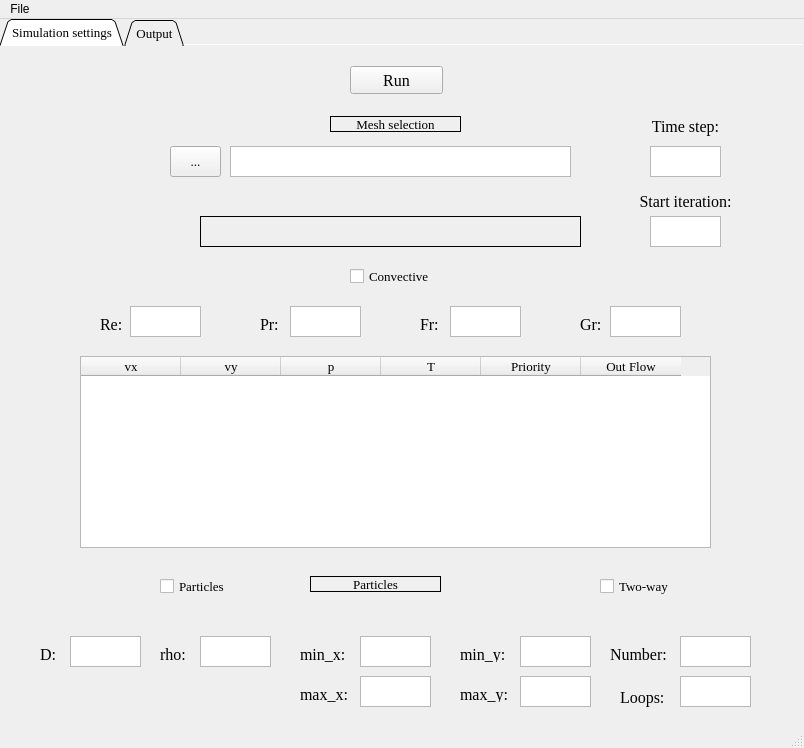
<?xml version="1.0" encoding="UTF-8"?>
<ui version="4.0">
 <class>MainWindow</class>
 <widget class="QMainWindow" name="MainWindow">
  <property name="enabled">
   <bool>true</bool>
  </property>
  <property name="geometry">
   <rect>
    <x>0</x>
    <y>0</y>
    <width>804</width>
    <height>748</height>
   </rect>
  </property>
  <property name="windowTitle">
   <string>JFlow</string>
  </property>
  <property name="toolButtonStyle">
   <enum>Qt::ToolButtonIconOnly</enum>
  </property>
  <property name="documentMode">
   <bool>true</bool>
  </property>
  <property name="tabShape">
   <enum>QTabWidget::Rounded</enum>
  </property>
  <property name="dockOptions">
   <set>QMainWindow::AllowTabbedDocks|QMainWindow::AnimatedDocks</set>
  </property>
  <widget class="QWidget" name="centralwidget">
   <widget class="QTabWidget" name="tabWidget">
    <property name="geometry">
     <rect>
      <x>0</x>
      <y>0</y>
      <width>802</width>
      <height>715</height>
     </rect>
    </property>
    <property name="sizePolicy">
     <sizepolicy hsizetype="Fixed" vsizetype="Fixed">
      <horstretch>0</horstretch>
      <verstretch>0</verstretch>
     </sizepolicy>
    </property>
    <property name="font">
     <font>
      <family>Times New Roman</family>
      <pointsize>10</pointsize>
     </font>
    </property>
    <property name="tabPosition">
     <enum>QTabWidget::North</enum>
    </property>
    <property name="tabShape">
     <enum>QTabWidget::Triangular</enum>
    </property>
    <property name="currentIndex">
     <number>0</number>
    </property>
    <property name="elideMode">
     <enum>Qt::ElideNone</enum>
    </property>
    <property name="usesScrollButtons">
     <bool>true</bool>
    </property>
    <property name="documentMode">
     <bool>true</bool>
    </property>
    <property name="tabBarAutoHide">
     <bool>false</bool>
    </property>
    <widget class="QWidget" name="Simtab">
     <attribute name="title">
      <string>Simulation settings</string>
     </attribute>
     <widget class="QTableWidget" name="tableWidget">
      <property name="geometry">
       <rect>
        <x>80</x>
        <y>310</y>
        <width>631</width>
        <height>192</height>
       </rect>
      </property>
      <property name="alternatingRowColors">
       <bool>true</bool>
      </property>
      <property name="gridStyle">
       <enum>Qt::SolidLine</enum>
      </property>
      <property name="sortingEnabled">
       <bool>false</bool>
      </property>
      <attribute name="horizontalHeaderVisible">
       <bool>true</bool>
      </attribute>
      <attribute name="verticalHeaderVisible">
       <bool>true</bool>
      </attribute>
      <column>
       <property name="text">
        <string>vx</string>
       </property>
      </column>
      <column>
       <property name="text">
        <string>vy</string>
       </property>
      </column>
      <column>
       <property name="text">
        <string>p</string>
       </property>
      </column>
      <column>
       <property name="text">
        <string>T</string>
       </property>
      </column>
      <column>
       <property name="text">
        <string>Priority</string>
       </property>
      </column>
      <column>
       <property name="text">
        <string>Out Flow</string>
       </property>
      </column>
     </widget>
     <widget class="QTextEdit" name="textEdit">
      <property name="geometry">
       <rect>
        <x>230</x>
        <y>100</y>
        <width>341</width>
        <height>31</height>
       </rect>
      </property>
     </widget>
     <widget class="QToolButton" name="toolButton">
      <property name="geometry">
       <rect>
        <x>170</x>
        <y>100</y>
        <width>51</width>
        <height>31</height>
       </rect>
      </property>
      <property name="text">
       <string>...</string>
      </property>
     </widget>
     <widget class="QLabel" name="label_2">
      <property name="geometry">
       <rect>
        <x>330</x>
        <y>70</y>
        <width>131</width>
        <height>16</height>
       </rect>
      </property>
      <property name="font">
       <font>
        <family>Times New Roman</family>
        <pointsize>10</pointsize>
       </font>
      </property>
      <property name="frameShape">
       <enum>QFrame::Box</enum>
      </property>
      <property name="text">
       <string>Mesh selection</string>
      </property>
      <property name="alignment">
       <set>Qt::AlignCenter</set>
      </property>
     </widget>
     <widget class="QTextEdit" name="textEdit_Re">
      <property name="geometry">
       <rect>
        <x>130</x>
        <y>260</y>
        <width>71</width>
        <height>31</height>
       </rect>
      </property>
     </widget>
     <widget class="QTextEdit" name="textEdit_Pr">
      <property name="geometry">
       <rect>
        <x>290</x>
        <y>260</y>
        <width>71</width>
        <height>31</height>
       </rect>
      </property>
     </widget>
     <widget class="QTextEdit" name="textEdit_Ga">
      <property name="geometry">
       <rect>
        <x>450</x>
        <y>260</y>
        <width>71</width>
        <height>31</height>
       </rect>
      </property>
     </widget>
     <widget class="QTextEdit" name="textEdit_Gr">
      <property name="geometry">
       <rect>
        <x>610</x>
        <y>260</y>
        <width>71</width>
        <height>31</height>
       </rect>
      </property>
     </widget>
     <widget class="QLabel" name="label_3">
      <property name="geometry">
       <rect>
        <x>200</x>
        <y>170</y>
        <width>381</width>
        <height>31</height>
       </rect>
      </property>
      <property name="font">
       <font>
        <family>Times New Roman</family>
        <pointsize>10</pointsize>
       </font>
      </property>
      <property name="frameShape">
       <enum>QFrame::Box</enum>
      </property>
      <property name="text">
       <string/>
      </property>
      <property name="alignment">
       <set>Qt::AlignCenter</set>
      </property>
     </widget>
     <widget class="QLabel" name="label_4">
      <property name="geometry">
       <rect>
        <x>100</x>
        <y>270</y>
        <width>55</width>
        <height>16</height>
       </rect>
      </property>
      <property name="font">
       <font>
        <family>Times New Roman</family>
        <pointsize>12</pointsize>
       </font>
      </property>
      <property name="text">
       <string>Re:</string>
      </property>
     </widget>
     <widget class="QLabel" name="label_5">
      <property name="geometry">
       <rect>
        <x>260</x>
        <y>270</y>
        <width>55</width>
        <height>16</height>
       </rect>
      </property>
      <property name="font">
       <font>
        <family>Times New Roman</family>
        <pointsize>12</pointsize>
       </font>
      </property>
      <property name="text">
       <string>Pr:</string>
      </property>
     </widget>
     <widget class="QLabel" name="label_Ga">
      <property name="geometry">
       <rect>
        <x>420</x>
        <y>270</y>
        <width>55</width>
        <height>16</height>
       </rect>
      </property>
      <property name="font">
       <font>
        <family>Times New Roman</family>
        <pointsize>12</pointsize>
       </font>
      </property>
      <property name="text">
       <string>Fr:</string>
      </property>
     </widget>
     <widget class="QLabel" name="label_Ga_2">
      <property name="geometry">
       <rect>
        <x>580</x>
        <y>270</y>
        <width>55</width>
        <height>16</height>
       </rect>
      </property>
      <property name="font">
       <font>
        <family>Times New Roman</family>
        <pointsize>12</pointsize>
       </font>
      </property>
      <property name="text">
       <string>Gr:</string>
      </property>
     </widget>
     <widget class="QPushButton" name="pushButton">
      <property name="geometry">
       <rect>
        <x>350</x>
        <y>20</y>
        <width>93</width>
        <height>28</height>
       </rect>
      </property>
      <property name="font">
       <font>
        <family>Times New Roman</family>
        <pointsize>12</pointsize>
       </font>
      </property>
      <property name="text">
       <string>Run</string>
      </property>
     </widget>
     <widget class="QLabel" name="label_6">
      <property name="geometry">
       <rect>
        <x>310</x>
        <y>530</y>
        <width>131</width>
        <height>16</height>
       </rect>
      </property>
      <property name="font">
       <font>
        <family>Times New Roman</family>
        <pointsize>10</pointsize>
       </font>
      </property>
      <property name="frameShape">
       <enum>QFrame::Box</enum>
      </property>
      <property name="text">
       <string>Particles</string>
      </property>
      <property name="alignment">
       <set>Qt::AlignCenter</set>
      </property>
     </widget>
     <widget class="QTextEdit" name="textEdit_D">
      <property name="geometry">
       <rect>
        <x>70</x>
        <y>590</y>
        <width>71</width>
        <height>31</height>
       </rect>
      </property>
     </widget>
     <widget class="QLabel" name="label_D">
      <property name="geometry">
       <rect>
        <x>40</x>
        <y>600</y>
        <width>55</width>
        <height>16</height>
       </rect>
      </property>
      <property name="font">
       <font>
        <family>Times New Roman</family>
        <pointsize>12</pointsize>
       </font>
      </property>
      <property name="text">
       <string>D:</string>
      </property>
     </widget>
     <widget class="QLabel" name="label_Ga_3">
      <property name="geometry">
       <rect>
        <x>300</x>
        <y>600</y>
        <width>55</width>
        <height>16</height>
       </rect>
      </property>
      <property name="font">
       <font>
        <family>Times New Roman</family>
        <pointsize>12</pointsize>
       </font>
      </property>
      <property name="text">
       <string>min_x:</string>
      </property>
     </widget>
     <widget class="QLabel" name="label_8">
      <property name="geometry">
       <rect>
        <x>160</x>
        <y>600</y>
        <width>55</width>
        <height>16</height>
       </rect>
      </property>
      <property name="font">
       <font>
        <family>Times New Roman</family>
        <pointsize>12</pointsize>
       </font>
      </property>
      <property name="text">
       <string>rho: </string>
      </property>
     </widget>
     <widget class="QTextEdit" name="textEdit_Ga_2">
      <property name="geometry">
       <rect>
        <x>360</x>
        <y>590</y>
        <width>71</width>
        <height>31</height>
       </rect>
      </property>
     </widget>
     <widget class="QLabel" name="label_Ga_4">
      <property name="geometry">
       <rect>
        <x>460</x>
        <y>600</y>
        <width>55</width>
        <height>16</height>
       </rect>
      </property>
      <property name="font">
       <font>
        <family>Times New Roman</family>
        <pointsize>12</pointsize>
       </font>
      </property>
      <property name="text">
       <string>min_y:</string>
      </property>
     </widget>
     <widget class="QTextEdit" name="textEdit_rho">
      <property name="geometry">
       <rect>
        <x>200</x>
        <y>590</y>
        <width>71</width>
        <height>31</height>
       </rect>
      </property>
     </widget>
     <widget class="QTextEdit" name="textEdit_Gr_2">
      <property name="geometry">
       <rect>
        <x>520</x>
        <y>590</y>
        <width>71</width>
        <height>31</height>
       </rect>
      </property>
     </widget>
     <widget class="QTextEdit" name="textEdit_Ga_3">
      <property name="geometry">
       <rect>
        <x>360</x>
        <y>630</y>
        <width>71</width>
        <height>31</height>
       </rect>
      </property>
     </widget>
     <widget class="QLabel" name="label_Ga_5">
      <property name="geometry">
       <rect>
        <x>460</x>
        <y>640</y>
        <width>55</width>
        <height>16</height>
       </rect>
      </property>
      <property name="font">
       <font>
        <family>Times New Roman</family>
        <pointsize>12</pointsize>
       </font>
      </property>
      <property name="text">
       <string>max_y:</string>
      </property>
     </widget>
     <widget class="QLabel" name="label_Ga_6">
      <property name="geometry">
       <rect>
        <x>300</x>
        <y>640</y>
        <width>55</width>
        <height>16</height>
       </rect>
      </property>
      <property name="font">
       <font>
        <family>Times New Roman</family>
        <pointsize>12</pointsize>
       </font>
      </property>
      <property name="text">
       <string>max_x:</string>
      </property>
     </widget>
     <widget class="QTextEdit" name="textEdit_Gr_3">
      <property name="geometry">
       <rect>
        <x>520</x>
        <y>630</y>
        <width>71</width>
        <height>31</height>
       </rect>
      </property>
     </widget>
     <widget class="QTextEdit" name="textEdit_Re_3">
      <property name="geometry">
       <rect>
        <x>680</x>
        <y>590</y>
        <width>71</width>
        <height>31</height>
       </rect>
      </property>
     </widget>
     <widget class="QLabel" name="label_D_2">
      <property name="geometry">
       <rect>
        <x>610</x>
        <y>600</y>
        <width>81</width>
        <height>16</height>
       </rect>
      </property>
      <property name="font">
       <font>
        <family>Times New Roman</family>
        <pointsize>12</pointsize>
       </font>
      </property>
      <property name="text">
       <string>Number:</string>
      </property>
     </widget>
     <widget class="QLabel" name="label_D_3">
      <property name="geometry">
       <rect>
        <x>620</x>
        <y>640</y>
        <width>81</width>
        <height>21</height>
       </rect>
      </property>
      <property name="font">
       <font>
        <family>Times New Roman</family>
        <pointsize>12</pointsize>
       </font>
      </property>
      <property name="text">
       <string>Loops:</string>
      </property>
      <property name="alignment">
       <set>Qt::AlignBottom|Qt::AlignLeading|Qt::AlignLeft</set>
      </property>
     </widget>
     <widget class="QTextEdit" name="textEdit_Re_4">
      <property name="geometry">
       <rect>
        <x>680</x>
        <y>630</y>
        <width>71</width>
        <height>31</height>
       </rect>
      </property>
     </widget>
     <widget class="QLabel" name="label_7">
      <property name="geometry">
       <rect>
        <x>630</x>
        <y>65</y>
        <width>111</width>
        <height>31</height>
       </rect>
      </property>
      <property name="font">
       <font>
        <family>Times New Roman</family>
        <pointsize>12</pointsize>
       </font>
      </property>
      <property name="text">
       <string>Time step:</string>
      </property>
      <property name="alignment">
       <set>Qt::AlignCenter</set>
      </property>
     </widget>
     <widget class="QTextEdit" name="textEdit_dt">
      <property name="geometry">
       <rect>
        <x>650</x>
        <y>100</y>
        <width>71</width>
        <height>31</height>
       </rect>
      </property>
     </widget>
     <widget class="QCheckBox" name="checkBox_conv">
      <property name="geometry">
       <rect>
        <x>350</x>
        <y>220</y>
        <width>111</width>
        <height>20</height>
       </rect>
      </property>
      <property name="text">
       <string>Convective</string>
      </property>
     </widget>
     <widget class="QCheckBox" name="checkBox_particles">
      <property name="geometry">
       <rect>
        <x>160</x>
        <y>530</y>
        <width>111</width>
        <height>20</height>
       </rect>
      </property>
      <property name="text">
       <string>Particles</string>
      </property>
     </widget>
     <widget class="QLabel" name="label_9">
      <property name="geometry">
       <rect>
        <x>620</x>
        <y>140</y>
        <width>131</width>
        <height>31</height>
       </rect>
      </property>
      <property name="font">
       <font>
        <family>Times New Roman</family>
        <pointsize>12</pointsize>
       </font>
      </property>
      <property name="text">
       <string>Start iteration:</string>
      </property>
      <property name="alignment">
       <set>Qt::AlignCenter</set>
      </property>
     </widget>
     <widget class="QTextEdit" name="textEdit_dt_2">
      <property name="geometry">
       <rect>
        <x>650</x>
        <y>170</y>
        <width>71</width>
        <height>31</height>
       </rect>
      </property>
     </widget>
     <widget class="QCheckBox" name="checkBox_2way">
      <property name="geometry">
       <rect>
        <x>600</x>
        <y>530</y>
        <width>111</width>
        <height>20</height>
       </rect>
      </property>
      <property name="text">
       <string>Two-way</string>
      </property>
     </widget>
    </widget>
    <widget class="QWidget" name="Outputtab">
     <attribute name="title">
      <string>Output</string>
     </attribute>
     <widget class="QPushButton" name="pushButton_2">
      <property name="geometry">
       <rect>
        <x>700</x>
        <y>0</y>
        <width>93</width>
        <height>31</height>
       </rect>
      </property>
      <property name="text">
       <string>XY</string>
      </property>
     </widget>
     <widget class="QComboBox" name="comboBox">
      <property name="geometry">
       <rect>
        <x>570</x>
        <y>0</y>
        <width>101</width>
        <height>31</height>
       </rect>
      </property>
      <item>
       <property name="text">
        <string>v_x</string>
       </property>
      </item>
      <item>
       <property name="text">
        <string>v_y</string>
       </property>
      </item>
      <item>
       <property name="text">
        <string>p</string>
       </property>
      </item>
      <item>
       <property name="text">
        <string>T</string>
       </property>
      </item>
     </widget>
    </widget>
   </widget>
  </widget>
  <widget class="QMenuBar" name="menubar">
   <property name="geometry">
    <rect>
     <x>0</x>
     <y>0</y>
     <width>804</width>
     <height>26</height>
    </rect>
   </property>
   <widget class="QMenu" name="menuFile">
    <property name="title">
     <string>File</string>
    </property>
    <addaction name="actionOpen_simulation"/>
    <addaction name="actionSave_simulation_settings"/>
   </widget>
   <addaction name="menuFile"/>
  </widget>
  <widget class="QStatusBar" name="statusbar"/>
  <action name="actionOpen_simulation">
   <property name="text">
    <string>Open simulation settings</string>
   </property>
  </action>
  <action name="actionSave_simulation_settings">
   <property name="text">
    <string>Save simulation settings</string>
   </property>
  </action>
 </widget>
 <resources/>
 <connections/>
</ui>
